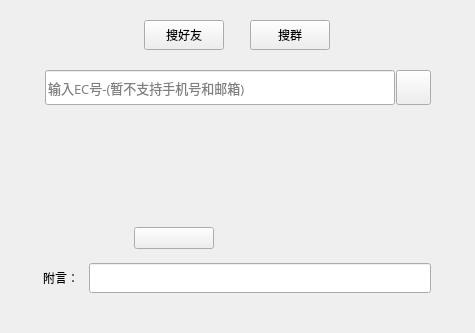
               <widget class="QWidget" name="page_addContact">
                <layout class="QGridLayout" name="gridLayout_44">
                 <item row="0" column="0">
                  <spacer name="horizontalSpacer_29">
                   <property name="orientation">
                    <enum>Qt::Horizontal</enum>
                   </property>
                   <property name="sizeHint" stdset="0">
                    <size>
                     <width>23</width>
                     <height>20</height>
                    </size>
                   </property>
                  </spacer>
                 </item>
                 <item row="0" column="1">
                  <widget class="QWidget" name="widget_15" native="true">
                   <property name="minimumSize">
                    <size>
                     <width>406</width>
                     <height>255</height>
                    </size>
                   </property>
                   <property name="maximumSize">
                    <size>
                     <width>406</width>
                     <height>16777215</height>
                    </size>
                   </property>
                   <layout class="QGridLayout" name="gridLayout_43">
                    <property name="leftMargin">
                     <number>0</number>
                    </property>
                    <property name="topMargin">
                     <number>0</number>
                    </property>
                    <property name="rightMargin">
                     <number>0</number>
                    </property>
                    <property name="bottomMargin">
                     <number>0</number>
                    </property>
                    <property name="spacing">
                     <number>0</number>
                    </property>
                    <item row="0" column="0">
                     <spacer name="horizontalSpacer_25">
                      <property name="orientation">
                       <enum>Qt::Horizontal</enum>
                      </property>
                      <property name="sizeHint" stdset="0">
                       <size>
                        <width>22</width>
                        <height>20</height>
                       </size>
                      </property>
                     </spacer>
                    </item>
                    <item row="0" column="1">
                     <widget class="QWidget" name="widget_16" native="true">
                      <layout class="QGridLayout" name="gridLayout_39">
                       <property name="bottomMargin">
                        <number>0</number>
                       </property>
                       <item row="0" column="0">
                        <spacer name="horizontalSpacer_21">
                         <property name="orientation">
                          <enum>Qt::Horizontal</enum>
                         </property>
                         <property name="sizeHint" stdset="0">
                          <size>
                           <width>40</width>
                           <height>20</height>
                          </size>
                         </property>
                        </spacer>
                       </item>
                       <item row="0" column="1">
                        <widget class="QPushButton" name="btn_seekFriend">
                         <property name="minimumSize">
                          <size>
                           <width>80</width>
                           <height>30</height>
                          </size>
                         </property>
                         <property name="maximumSize">
                          <size>
                           <width>80</width>
                           <height>30</height>
                          </size>
                         </property>
                         <property name="font">
                          <font>
                           <family>微软雅黑</family>
                           <pointsize>9</pointsize>
                           <bold>false</bold>
                          </font>
                         </property>
                         <property name="text">
                          <string>搜好友</string>
                         </property>
                         <property name="checkable">
                          <bool>true</bool>
                         </property>
                         <property name="autoExclusive">
                          <bool>true</bool>
                         </property>
                        </widget>
                       </item>
                       <item row="0" column="2">
                        <spacer name="horizontalSpacer_23">
                         <property name="orientation">
                          <enum>Qt::Horizontal</enum>
                         </property>
                         <property name="sizeType">
                          <enum>QSizePolicy::Minimum</enum>
                         </property>
                         <property name="sizeHint" stdset="0">
                          <size>
                           <width>20</width>
                           <height>20</height>
                          </size>
                         </property>
                        </spacer>
                       </item>
                       <item row="0" column="3">
                        <widget class="QPushButton" name="btn_seekGroup">
                         <property name="minimumSize">
                          <size>
                           <width>80</width>
                           <height>30</height>
                          </size>
                         </property>
                         <property name="maximumSize">
                          <size>
                           <width>80</width>
                           <height>30</height>
                          </size>
                         </property>
                         <property name="font">
                          <font>
                           <family>微软雅黑</family>
                           <pointsize>9</pointsize>
                          </font>
                         </property>
                         <property name="text">
                          <string>搜群</string>
                         </property>
                         <property name="checkable">
                          <bool>true</bool>
                         </property>
                         <property name="autoExclusive">
                          <bool>true</bool>
                         </property>
                        </widget>
                       </item>
                       <item row="0" column="4">
                        <spacer name="horizontalSpacer_22">
                         <property name="orientation">
                          <enum>Qt::Horizontal</enum>
                         </property>
                         <property name="sizeHint" stdset="0">
                          <size>
                           <width>41</width>
                           <height>20</height>
                          </size>
                         </property>
                        </spacer>
                       </item>
                      </layout>
                     </widget>
                    </item>
                    <item row="0" column="2">
                     <spacer name="horizontalSpacer_26">
                      <property name="orientation">
                       <enum>Qt::Horizontal</enum>
                      </property>
                      <property name="sizeHint" stdset="0">
                       <size>
                        <width>22</width>
                        <height>20</height>
                       </size>
                      </property>
                     </spacer>
                    </item>
                    <item row="1" column="0" colspan="3">
                     <widget class="QWidget" name="widget_17" native="true">
                      <property name="minimumSize">
                       <size>
                        <width>406</width>
                        <height>111</height>
                       </size>
                      </property>
                      <layout class="QGridLayout" name="gridLayout_41">
                       <property name="leftMargin">
                        <number>11</number>
                       </property>
                       <property name="topMargin">
                        <number>20</number>
                       </property>
                       <property name="horizontalSpacing">
                        <number>1</number>
                       </property>
                       <property name="verticalSpacing">
                        <number>20</number>
                       </property>
                       <item row="0" column="1">
                        <widget class="QPushButton" name="btn_seek">
                         <property name="minimumSize">
                          <size>
                           <width>35</width>
                           <height>35</height>
                          </size>
                         </property>
                         <property name="maximumSize">
                          <size>
                           <width>35</width>
                           <height>35</height>
                          </size>
                         </property>
                         <property name="text">
                          <string/>
                         </property>
                         <property name="icon">
                          <iconset resource="../res.qrc">
                           <normaloff>:/img/search.png</normaloff>:/img/search.png</iconset>
                         </property>
                         <property name="iconSize">
                          <size>
                           <width>36</width>
                           <height>36</height>
                          </size>
                         </property>
                        </widget>
                       </item>
                       <item row="1" column="0" colspan="2">
                        <widget class="QLabel" name="lab_seekTip">
                         <property name="minimumSize">
                          <size>
                           <width>0</width>
                           <height>25</height>
                          </size>
                         </property>
                         <property name="maximumSize">
                          <size>
                           <width>16777215</width>
                           <height>25</height>
                          </size>
                         </property>
                         <property name="font">
                          <font>
                           <family>微软雅黑</family>
                           <pointsize>9</pointsize>
                          </font>
                         </property>
                         <property name="styleSheet">
                          <string notr="true"/>
                         </property>
                         <property name="text">
                          <string/>
                         </property>
                         <property name="scaledContents">
                          <bool>false</bool>
                         </property>
                         <property name="alignment">
                          <set>Qt::AlignCenter</set>
                         </property>
                         <property name="wordWrap">
                          <bool>false</bool>
                         </property>
                        </widget>
                       </item>
                       <item row="0" column="0">
                        <widget class="QLineEdit" name="line_seekInput">
                         <property name="minimumSize">
                          <size>
                           <width>320</width>
                           <height>35</height>
                          </size>
                         </property>
                         <property name="maximumSize">
                          <size>
                           <width>16777215</width>
                           <height>35</height>
                          </size>
                         </property>
                         <property name="font">
                          <font>
                           <family>微软雅黑</family>
                           <pointsize>10</pointsize>
                          </font>
                         </property>
                         <property name="inputMask">
                          <string/>
                         </property>
                         <property name="text">
                          <string/>
                         </property>
                         <property name="maxLength">
                          <number>50</number>
                         </property>
                         <property name="placeholderText">
                          <string>输入EC号-(暂不支持手机号和邮箱)</string>
                         </property>
                        </widget>
                       </item>
                      </layout>
                     </widget>
                    </item>
                    <item row="2" column="0" colspan="3">
                     <widget class="QWidget" name="widget_18" native="true">
                      <property name="minimumSize">
                       <size>
                        <width>406</width>
                        <height>141</height>
                       </size>
                      </property>
                      <layout class="QGridLayout" name="gridLayout_42">
                       <property name="leftMargin">
                        <number>0</number>
                       </property>
                       <property name="topMargin">
                        <number>0</number>
                       </property>
                       <property name="rightMargin">
                        <number>0</number>
                       </property>
                       <property name="bottomMargin">
                        <number>0</number>
                       </property>
                       <property name="spacing">
                        <number>0</number>
                       </property>
                       <item row="0" column="0">
                        <widget class="QWidget" name="widget_seekShow" native="true">
                         <property name="minimumSize">
                          <size>
                           <width>0</width>
                           <height>100</height>
                          </size>
                         </property>
                         <layout class="QGridLayout" name="gridLayout_40">
                          <property name="topMargin">
                           <number>11</number>
                          </property>
                          <item row="0" column="0" colspan="2">
                           <layout class="QHBoxLayout" name="horizontalLayout">
                            <item>
                             <widget class="QLabel" name="lab_seekPicture">
                              <property name="minimumSize">
                               <size>
                                <width>80</width>
                                <height>80</height>
                               </size>
                              </property>
                              <property name="maximumSize">
                               <size>
                                <width>80</width>
                                <height>80</height>
                               </size>
                              </property>
                              <property name="styleSheet">
                               <string notr="true"/>
                              </property>
                              <property name="text">
                               <string/>
                              </property>
                              <property name="scaledContents">
                               <bool>true</bool>
                              </property>
                             </widget>
                            </item>
                            <item>
                             <widget class="QWidget" name="widget_27" native="true">
                              <layout class="QGridLayout" name="gridLayout_59">
                               <property name="leftMargin">
                                <number>5</number>
                               </property>
                               <property name="topMargin">
                                <number>0</number>
                               </property>
                               <property name="rightMargin">
                                <number>0</number>
                               </property>
                               <property name="bottomMargin">
                                <number>0</number>
                               </property>
                               <property name="spacing">
                                <number>0</number>
                               </property>
                               <item row="1" column="0">
                                <layout class="QHBoxLayout" name="horizontalLayout_5">
                                 <property name="spacing">
                                  <number>0</number>
                                 </property>
                                 <item>
                                  <widget class="QLabel" name="lab_seekType">
                                   <property name="maximumSize">
                                    <size>
                                     <width>40</width>
                                     <height>16777215</height>
                                    </size>
                                   </property>
                                   <property name="font">
                                    <font>
                                     <family>微软雅黑</family>
                                     <pointsize>8</pointsize>
                                    </font>
                                   </property>
                                   <property name="text">
                                    <string/>
                                   </property>
                                  </widget>
                                 </item>
                                 <item>
                                  <widget class="QLabel" name="lab_seekId">
                                   <property name="minimumSize">
                                    <size>
                                     <width>100</width>
                                     <height>20</height>
                                    </size>
                                   </property>
                                   <property name="maximumSize">
                                    <size>
                                     <width>16777215</width>
                                     <height>20</height>
                                    </size>
                                   </property>
                                   <property name="font">
                                    <font>
                                     <family>微软雅黑</family>
                                     <pointsize>9</pointsize>
                                    </font>
                                   </property>
                                   <property name="text">
                                    <string/>
                                   </property>
                                  </widget>
                                 </item>
                                </layout>
                               </item>
                               <item row="2" column="0">
                                <layout class="QHBoxLayout" name="horizontalLayout_6">
                                 <property name="spacing">
                                  <number>8</number>
                                 </property>
                                 <property name="topMargin">
                                  <number>0</number>
                                 </property>
                                 <item>
                                  <widget class="QWidget" name="widget_30" native="true">
                                   <property name="minimumSize">
                                    <size>
                                     <width>80</width>
                                     <height>22</height>
                                    </size>
                                   </property>
                                   <property name="maximumSize">
                                    <size>
                                     <width>80</width>
                                     <height>22</height>
                                    </size>
                                   </property>
                                   <layout class="QGridLayout" name="gridLayout_60">
                                    <property name="leftMargin">
                                     <number>0</number>
                                    </property>
                                    <property name="topMargin">
                                     <number>0</number>
                                    </property>
                                    <property name="rightMargin">
                                     <number>0</number>
                                    </property>
                                    <property name="bottomMargin">
                                     <number>0</number>
                                    </property>
                                    <property name="spacing">
                                     <number>0</number>
                                    </property>
                                    <item row="0" column="0">
                                     <widget class="QPushButton" name="btn_add">
                                      <property name="minimumSize">
                                       <size>
                                        <width>80</width>
                                        <height>22</height>
                                       </size>
                                      </property>
                                      <property name="maximumSize">
                                       <size>
                                        <width>80</width>
                                        <height>22</height>
                                       </size>
                                      </property>
                                      <property name="font">
                                       <font>
                                        <family>微软雅黑</family>
                                        <pointsize>9</pointsize>
                                       </font>
                                      </property>
                                      <property name="text">
                                       <string/>
                                      </property>
                                     </widget>
                                    </item>
                                   </layout>
                                  </widget>
                                 </item>
                                 <item>
                                  <widget class="QLabel" name="lab_addTip">
                                   <property name="minimumSize">
                                    <size>
                                     <width>150</width>
                                     <height>28</height>
                                    </size>
                                   </property>
                                   <property name="maximumSize">
                                    <size>
                                     <width>16777215</width>
                                     <height>28</height>
                                    </size>
                                   </property>
                                   <property name="font">
                                    <font>
                                     <family>微软雅黑</family>
                                     <pointsize>8</pointsize>
                                    </font>
                                   </property>
                                   <property name="text">
                                    <string/>
                                   </property>
                                  </widget>
                                 </item>
                                </layout>
                               </item>
                               <item row="0" column="0">
                                <widget class="QLabel" name="lab_seekNickname">
                                 <property name="minimumSize">
                                  <size>
                                   <width>160</width>
                                   <height>20</height>
                                  </size>
                                 </property>
                                 <property name="maximumSize">
                                  <size>
                                   <width>16777215</width>
                                   <height>20</height>
                                  </size>
                                 </property>
                                 <property name="font">
                                  <font>
                                   <family>微软雅黑</family>
                                   <pointsize>10</pointsize>
                                  </font>
                                 </property>
                                 <property name="text">
                                  <string/>
                                 </property>
                                </widget>
                               </item>
                              </layout>
                             </widget>
                            </item>
                           </layout>
                          </item>
                          <item row="1" column="0">
                           <widget class="QLabel" name="lab_psTitle">
                            <property name="minimumSize">
                             <size>
                              <width>40</width>
                              <height>30</height>
                             </size>
                            </property>
                            <property name="maximumSize">
                             <size>
                              <width>40</width>
                              <height>30</height>
                             </size>
                            </property>
                            <property name="font">
                             <font>
                              <family>微软雅黑</family>
                             </font>
                            </property>
                            <property name="text">
                             <string>附言：</string>
                            </property>
                           </widget>
                          </item>
                          <item row="1" column="1">
                           <widget class="QLineEdit" name="line_addPs">
                            <property name="minimumSize">
                             <size>
                              <width>0</width>
                              <height>30</height>
                             </size>
                            </property>
                            <property name="maximumSize">
                             <size>
                              <width>16777215</width>
                              <height>30</height>
                             </size>
                            </property>
                            <property name="font">
                             <font>
                              <family>微软雅黑</family>
                             </font>
                            </property>
                            <property name="maxLength">
                             <number>250</number>
                            </property>
                            <property name="dragEnabled">
                             <bool>false</bool>
                            </property>
                            <property name="readOnly">
                             <bool>false</bool>
                            </property>
                           </widget>
                          </item>
                         </layout>
                        </widget>
                       </item>
                      </layout>
                     </widget>
                    </item>
                   </layout>
                  </widget>
                 </item>
                 <item row="0" column="2">
                  <spacer name="horizontalSpacer_30">
                   <property name="orientation">
                    <enum>Qt::Horizontal</enum>
                   </property>
                   <property name="sizeHint" stdset="0">
                    <size>
                     <width>24</width>
                     <height>20</height>
                    </size>
                   </property>
                  </spacer>
                 </item>
                 <item row="1" column="1">
                  <spacer name="verticalSpacer_17">
                   <property name="orientation">
                    <enum>Qt::Vertical</enum>
                   </property>
                   <property name="sizeType">
                    <enum>QSizePolicy::Expanding</enum>
                   </property>
                   <property name="sizeHint" stdset="0">
                    <size>
                     <width>20</width>
                     <height>20</height>
                    </size>
                   </property>
                  </spacer>
                 </item>
                </layout>
               </widget>
